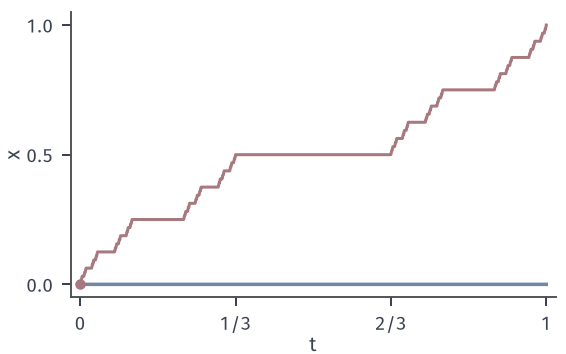

The script that drew this image:
from pathlib import Path
import sys
sys.path.insert(0, str(Path(__file__).resolve().parents[1]/"ivp-common"))
from ivp_common import *
HERE = Path(__file__).resolve().parent

# 目标：Cantor 函数连续且几乎处处导数为零，却不是 x'=0, x(0)=0 的解。
fig, ax = figure(width_mm=80, height_mm=50)
panel(fig, .125, .98, .965, .16)
def cantor(t, n=30):
    out = np.zeros_like(t); s = t.copy(); w = .5
    for _ in range(n):
        h = (s >= 1/3) & (s <= 2/3)
        l = s < 1/3
        r = s > 2/3
        out = out + np.where(h, w, 0) + np.where(r, w, 0)
        s = np.where(l, 3*s, np.where(r, 3*s - 2, 0.0))
        s = np.where(h, -1.0, s)
        w = w/2
        s[s < 0] = -1
        out[s < 0] = out[s < 0]
    return out
def cf(t):
    # Base-3 definition computed value by value.
    v = []
    for s in t:
        val = 0.; w = .5; x = s
        for _ in range(40):
            if x < 1/3: x = 3*x
            elif x > 2/3: val += w; x = 3*x - 2
            else: val += w; break
            w /= 2
        v.append(val)
    return np.array(v)
t = np.linspace(0, 1, 2401)
ax.plot(t, 0*t, color=BLUE, lw=1.4, zorder=3)
ax.plot(t, cf(t), color=RED, lw=1.2, zorder=4)
dot(ax, 0, 0)
ax.set_xlim(-.02, 1.02); ax.set_ylim(-.05, 1.05); ax.set_xticks([0, 1/3, 2/3, 1]); ax.set_xticklabels(['0', '1/3', '2/3', '1']); ax.set_yticks([0, .5, 1]); ax.set_xlabel('$t$', labelpad=1); ax.set_ylabel('$x$', labelpad=1)
save(fig, HERE, 'figure', {'curve': 'Cantor function, base-3 digits to depth 40'})
